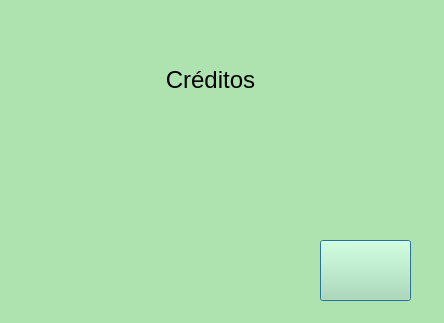
<?xml version="1.0" encoding="UTF-8"?>
<ui version="4.0">
 <class>ventanaCreditos</class>
 <widget class="QDialog" name="ventanaCreditos">
  <property name="geometry">
   <rect>
    <x>0</x>
    <y>0</y>
    <width>444</width>
    <height>323</height>
   </rect>
  </property>
  <property name="windowTitle">
   <string>Créditos</string>
  </property>
  <property name="styleSheet">
   <string notr="true">background-color: rgb(174, 226, 175);</string>
  </property>
  <widget class="QLabel" name="label">
   <property name="geometry">
    <rect>
     <x>130</x>
     <y>40</y>
     <width>161</width>
     <height>81</height>
    </rect>
   </property>
   <property name="text">
    <string>&lt;html&gt;&lt;head/&gt;&lt;body&gt;&lt;p align=&quot;center&quot;&gt;&lt;span style=&quot; font-size:18pt;&quot;&gt;Créditos&lt;/span&gt;&lt;/p&gt;&lt;/body&gt;&lt;/html&gt;</string>
   </property>
  </widget>
  <widget class="QPushButton" name="btnSalir">
   <property name="geometry">
    <rect>
     <x>320</x>
     <y>240</y>
     <width>91</width>
     <height>61</height>
    </rect>
   </property>
   <property name="text">
    <string/>
   </property>
   <property name="icon">
    <iconset resource="images.qrc">
     <normaloff>:/images/logout.png</normaloff>:/images/logout.png</iconset>
   </property>
   <property name="iconSize">
    <size>
     <width>50</width>
     <height>50</height>
    </size>
   </property>
  </widget>
 </widget>
 <resources>
  <include location="images.qrc"/>
 </resources>
 <connections/>
</ui>
